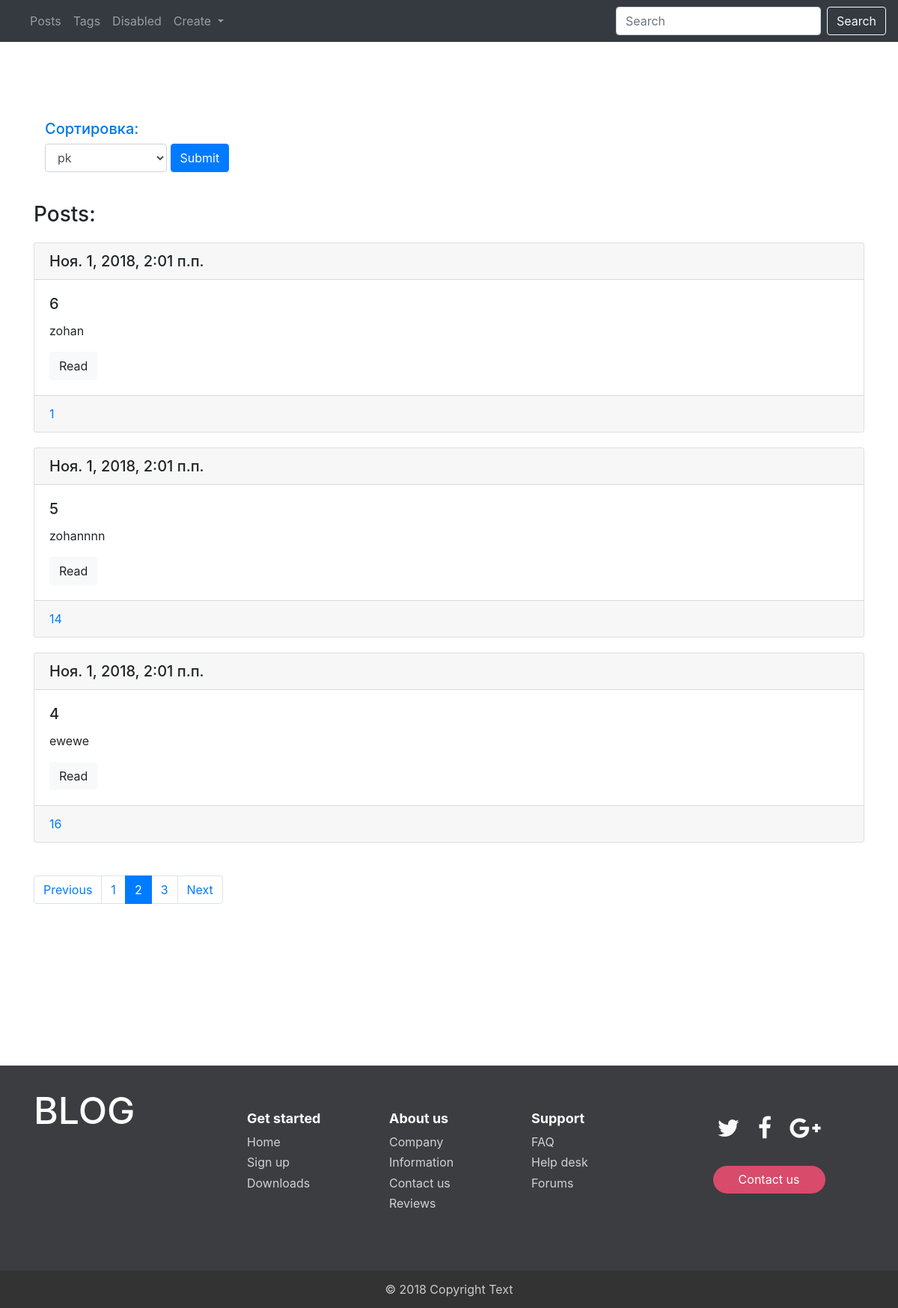
/blog/post/?page=2, run on the app's committed database.
### myblog/models.py (models this page shows, shortened)
class Post(models.Model):
    tags_to_post = models.ManyToManyField('Tag', blank=True, related_name="posts_to_tag") # blank=True- полк может быть пустым,
    title = models.CharField(max_length=150, db_index=True) # db_index=True - индексация для более быстрого поиска
    body = models.TextField(blank=True, db_index=True) # blank=True- полк может быть пустым, db_index=True - индексация для более быстрого поиска
    date_pub = models.DateTimeField(auto_now_add=True) # auto_now_add=True - текуущее время при сохранении в базу,
    def get_absolute_url(self):  # метод который возвращает ссылку на конкретный обьет класса, передаем url шаблона и словарь
        return reverse("post_detail_url", kwargs={"pk": self.pk})  # в словарь в качестве ключа получает поле,
    class Meta:
        verbose_name = "Новость"
        verbose_name_plural = "Новости"
        ordering = ("-date_pub",)  # отсортировали так что новые вверху

class Tag(models.Model):
    title = models.CharField(max_length=150, db_index=True)  # db_index=True - индексация для более быстрого поиска
    def get_absolute_url(self):
        return reverse("tag_detail_url", kwargs={"pk": self.pk})
    class Meta:
        verbose_name = "Тег"
        verbose_name_plural = "Теги"
        ordering = ("id",)  # отсортировали так что новые вверху

### myblog/views.py (the view)
# urls.py: path('post/',MyListViewPost.as_view() , name = "post_list_url"),   # posts_list
class MyListViewPost(ListView):
    model = Post
    template_name = "blog/post_list.html"
    def dispatch(self, request, *args, **kwargs):  # dispath определяет с каким запросом к нам прилетел запрос
        self.form = FormSearch(request.GET)
        self.form.is_valid()
        self.search = Post(request.POST or None)  # Создали переменную для работы с POST, используется когда fprm.modelform
        return super(MyListViewPost, self).dispatch(request, *args, **kwargs)  # после чего вызываем super, что бы функция работала стандартно
    """Можем переопредилить метод get_context_data - ето метод который вызывается у любого класса View и кторый составляет словарик
        отправляющийся в шаблон для рендера"""
    def get_context_data(self, **kwargs):
        queryset = Post.objects.all()
        if self.form.cleaned_data.get("search"):  # Проверям засабмичен ли с формы search
            queryset = queryset.filter(Q(title__icontains=self.form.cleaned_data["search"]) | Q(body__icontains=self.form.cleaned_data["search"])) # если да, то фильтруем
        if self.form.cleaned_data.get("sort"):  #
            queryset = queryset.order_by(self.form.cleaned_data["sort"])
        paginator = Paginator(queryset, 3)  # сортируем по 3 обьекта в quryset
        page_number = self.request.GET.get("page")
        page = paginator.get_page(page_number)
        is_paginated = page.has_other_pages()
        if page.has_previous():
            prev_url = "?page={}".format(page.previous_page_number())
        else:
            prev_url = ""
        if page.has_next():
            next_url = "?page={}".format(page.next_page_number())
        else:
            next_url = ""
        context = super(MyListViewPost, self).get_context_data(**kwargs)  # вызываем метод у родителя и добавляем контекст который нужен
        context["form"] = self.form  # добавляем нашу форму, кторая потом доступна в шаблоне
        context["search"] = self.search  # добавляем нашу форму, кторая потом доступна в шаблоне
        context["page"] = page
        context["is_paginated"] = is_paginated
        context["prev_url"] = prev_url
        context["next_url"] = next_url
        context["context"] = context
        return context

### myblog/forms.py
class FormSearch(forms.Form):  # Класс Form - принимает данные из запроса(в виде текстовых строк),валидирует относительно типа полей, приводит к нужному представлению на языке питон
    search = forms.CharField(required=False)  # текстовое поле, required=False - не ртебуется для успешной валидации формы
    sort = forms.ChoiceField(choices=(("pk", "pk"), ("date_pub", "Дата создания"), ("title", "Заголовок"), ("body", "Текст")), required=False)

### myblog/templates/blog/post_list.html (shortened to what this page needs)
{% extends "blog/base.html" %}
{% block y %}
    <div class="container" style="margin-top: 40px">
        <div class="row">
            <div class="col md-6 offset md-2">
                <form action="" method="get">
                    <h5  style="color: #0077e2;">Сортировка:</h5><label >
                        <select class="form-control" name="sort">
                            <option value="pk">pk</option>
                        </select>
                    </label>
                    <input type="submit" class="button btn btn-primary form-group" style="vertical-align: inherit;">
                </form>
            </div>
        </div>
    </div>
    <h3 style="margin-bottom: 20px">Posts:</h3>
    {% for post in page.object_list %}
        {% include "blog/includes/include_card.html" %}
    {% endfor %} </br>
    {% include "blog/includes/include_paginations.html" %}
{% endblock %}

### myblog/templates/blog/includes/include_card.html
<div class="card" style="margin-bottom: 20px;">
    <h5 class="card-header">{{ post.date_pub }}</h5>
    <div class="card-body">
        <h5 class="card-title"> {{ post.title }} </h5>
        <p class="card-text"> {{ post.body|truncatewords:15 }} </p>
        <a href="{{ post.get_absolute_url }}" class="btn btn-light">Read</a>
    </div>
    <div class="card-footer text-muted">
        {% for tag in post.tags_to_post.all %}
            <a href="{{ tag.get_absolute_url }}">{{ tag.pk }}</a>
        {% endfor %}
    </div>
</div>

### myblog/static/css/styles.css (style rules this page uses)
html { height: 100%; }

### data on the page
Post: date_pub "Ноя. 1, 2018, 2:01 п.п.", title "6", body "zohan"
Tag: pk "1"
Post: date_pub "Ноя. 1, 2018, 2:01 п.п.", title "5", body "zohannnn"
Tag: pk "14"
Post: date_pub "Ноя. 1, 2018, 2:01 п.п.", title "4", body "ewewe"
Tag: pk "16"

### other printed values
{{ foo }} "1" "3"
{{ foo }} "2"
